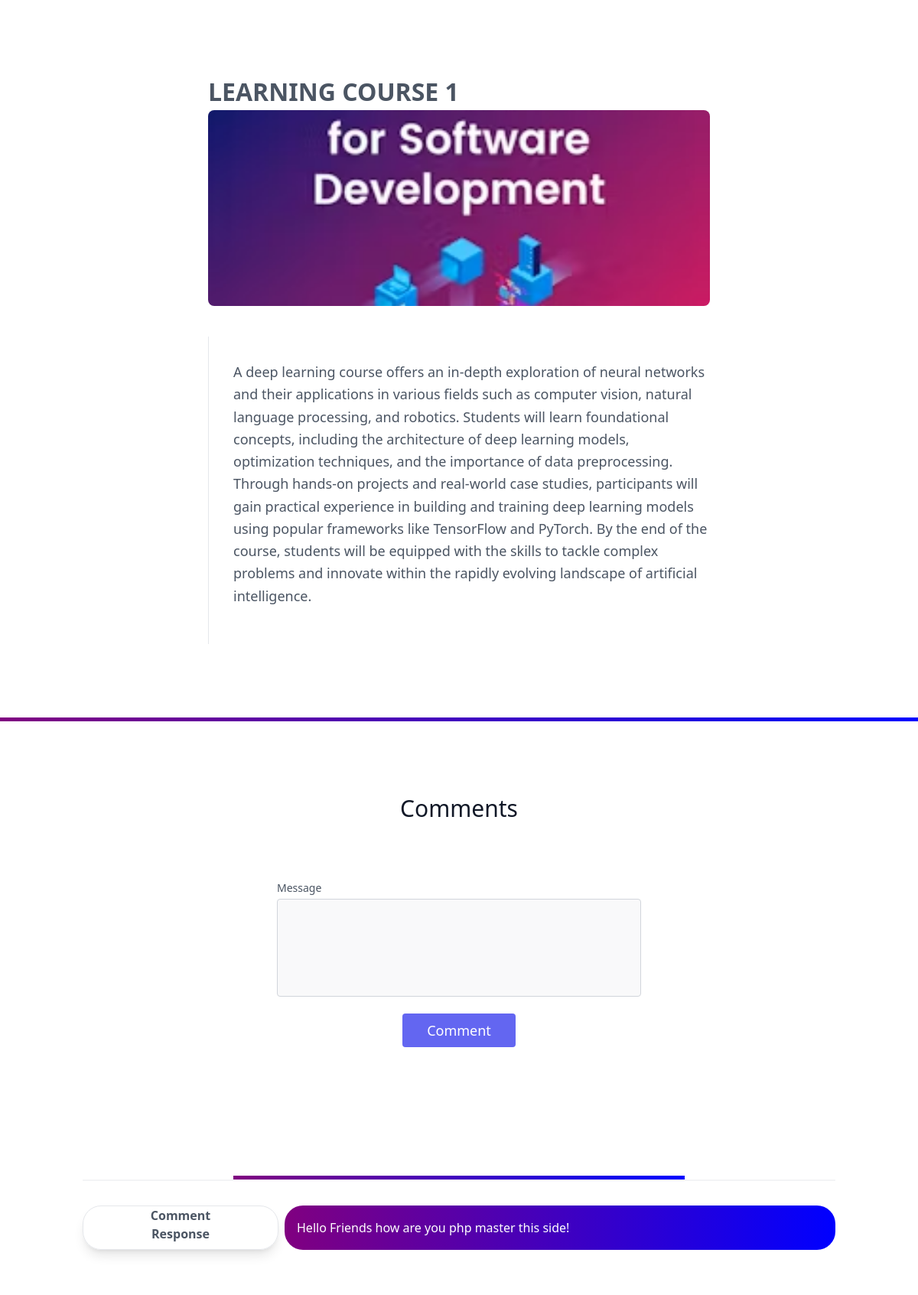
/blog?id=1, run on the app's committed database.
### tables this page shows
CREATE TABLE blogs (blog_id INTEGER, title TEXT, url TEXT, content TEXT);

CREATE TABLE comment (blog_id INTEGER, comment TEXT);

### framework/Controllers/Controllers.php (called while the page is built, shortened)
<?php
class Controllers extends Template{
    function blog($req){
        $db = new db($_ENV['SQLITE_DB_NAME']);
        $rows = $db->table('blogs')->where("blog_id","=",$req["id"])->get();
        $rowc = $db->table('comment')->where("blog_id","=",$req["id"])->get();
        return $this->view("blog",["blog"=>$rows[0],"comment"=>$rowc]);
    }
}

### framework/Router/Router.php (called while the page is built, shortened)
<?php
class Router extends utility
{
    protected $paths = ["GET" => [], "POST" => []];
    function add($method, $path, $handler)
    {
        switch ($method) {
            case "GET":
                $this->paths["GET"][$path] = $handler;
                break;
            case "POST":
                $this->paths["POST"][$path] = $handler;
                break;
        }
    }
    function active()
    {
        $url = $_SERVER["REQUEST_URI"];
        $method = $_SERVER["REQUEST_METHOD"];
        $url = parse_url($url);
        if ($this->path_exist($url['path'], $method)) {
            $handler = $this->paths[$method][$url['path']];
            if (is_array($handler)) {
                return (new $handler[0])->{$handler[1]}(array_merge($_REQUEST,$_FILES));
            } else {
                return $handler($_REQUEST);
            }
        } else {
            return (new Error())->InvalidRequest();
        }
    }
    function path_exist($url, $method)
    {
        return array_key_exists($url, $this->paths[$method]);
    }
}

### framework/DataBase/SQLite.php (called while the page is built, shortened)
<?php
class SQLite {
    private $pdo;
    private $table;
    private $whereClauses = [];
    private $queryParams = [];
    private $dbName;
    public function __construct($dbName=null) {
        if(!$this->createDatabase($dbName)){
        $this->dbName = $dbName.".sqlite";
    }
    }
    private function connect() {
        $dsn = "sqlite:" . __DIR__ . "/sqlite/" . $this->dbName;
        $this->pdo = new \PDO($dsn);
        $this->pdo->setAttribute(\PDO::ATTR_ERRMODE, \PDO::ERRMODE_EXCEPTION);
    }
    public function table($table) {
        $this->table = $table;
        return $this;
    }
    public function where($column, $operator, $value) {
        $this->whereClauses[] = "$column $operator ?";
        $this->queryParams[] = $value;
        return $this;
    }
    public function get() {
        $sql = "SELECT * FROM $this->table";
        if (!empty($this->whereClauses)) {
            $sql .= " WHERE " . implode(' AND ', $this->whereClauses);
        }
        $stmt = $this->pdo->prepare($sql);
        $stmt->execute($this->queryParams);
        return $stmt->fetchAll(\PDO::FETCH_ASSOC);
    }
    public function createDatabase($dbName) {
        $dbName .= ".sqlite";
        $newDbPath = __DIR__ . "/sqlite/" . $dbName;
        if (file_exists($newDbPath)) {
            return false;
        }
        $this->dbName = $dbName;
        return true;
    }
}

### framework/autoload.php (called while the page is built, shortened)
<?php
spl_autoload_register(function ($class){
    $file_path = __DIR__."/../".str_replace("\\","/",$class).".php";
});

### framework/cache/126ac9f6149081eb0e97c2e939eaad52.php (the view, shortened to what this page needs)
<!doctype html>
<html>
<head>
  <script src="https://cdn.tailwindcss.com"></script>
  <link rel="stylesheet" href=<?php $this->asset("style.css"); ?> >
</head>
<body>
<section class="text-gray-600 body-font">
  <div class="container px-5 py-24 mx-auto flex flex-col">
    <div class="lg:w-4/6 mx-auto">
        <h1 style="font-size:2rem;font-weight:bolder"><?php echo htmlspecialchars($blog['title'], ENT_QUOTES, "UTF-8"); ?></h1>
      <div class="rounded-lg h-64 overflow-hidden">
        <img alt="content" class="object-cover object-center h-full w-full" src="<?php echo htmlspecialchars($blog['url'], ENT_QUOTES, "UTF-8"); ?>">
      </div>
      <div class="flex flex-col sm:flex-row mt-10">
        <div class=" sm:pl-8  sm:py-8 sm:border-l border-gray-200 sm:border-t-0 border-t mt-4 pt-4 sm:mt-0 text-center sm:text-left">
          <p class="leading-relaxed text-lg mb-4"><?php echo htmlspecialchars($blog['content'], ENT_QUOTES, "UTF-8"); ?></p>
        </div>
      </div>
    </div>
  </div>
</section>
<div class="dividers"></div>
<section class="text-gray-600 body-font relative">
  <div class="container px-5 py-24 mx-auto">
    <div class="flex flex-col text-center w-full mb-12">
      <h1 class="sm:text-3xl text-2xl font-medium title-font mb-4 text-gray-900">Comments</h1>
    </div>
    <div class="lg:w-1/2 md:w-2/3 mx-auto">
        <form action="comment" method="get">
        <div class="p-2 w-full">
          <div class="relative">
            <label for="message" class="leading-7 text-sm text-gray-600">Message</label>
            <textarea id="message" name="message" class="w-full bg-gray-100 bg-opacity-50 rounded border border-gray-300 focus:border-indigo-500 focus:bg-white focus:ring-2 focus:ring-indigo-200 h-32 text-base outline-none text-gray-700 py-1 px-3 resize-none leading-6 transition-colors duration-200 ease-in-out"></textarea>
          </div>
        </div>
        <div class="p-2 w-full">
          <button class="flex mx-auto text-white bg-indigo-500 border-0 py-2 px-8 focus:outline-none hover:bg-indigo-600 rounded text-lg">Comment</button>
        </div>
        </div>
      </div></form>
</section>
<section class="text-gray-600 body-font overflow-hidden">
    <?php foreach($comment as $c): ?>
    <div class="container px-5 py-24 mx-auto">
        <div class="-my-8 divide-y-2 divide-gray-100">
            <div class="dividers" style="width:60%;margin:auto"></div>
            <div class="py-8 flex flex-wrap md:flex-nowrap">
                <div class="md:w-64 rounded-3xl md:mb-0  flex-shrink-0  flex border shadow-lg text-center me-2 flex-col  ">
                    <span class="font-semibold title-font text-grey-700">Comment</span>
                    <span class="font-semibold title-font text-grey-700">Response</span>
        </div>
        <div class="md:flex-grow divider  rounded-3xl">
          <p class="leading-relaxed"><?php echo htmlspecialchars($c["comment"], ENT_QUOTES, "UTF-8"); ?></p>
        </div>
      </div>
<?php endforeach; ?>
    </div>
  </div>
</section>
</body>
</html>

### public/style.css (style rules this page uses)
.dividers { height: 5px; background-image: linear-gradient(to right,purple,blue); width: 100%; }
.divider { background-image: linear-gradient(to right,purple,blue); color: white!important; padding: 1rem; }

### data on the page
blogs: title "LEARNING COURSE 1", url (picture), content "A deep learning course offers an in-depth exploration of neural networks and their applications in various fields such as computer vision, natural language processing, and robotics. Students will learn foundational concepts, including the architecture of deep learning models, optimization techniques, and the importance of data preprocessing. Through hands-on projects and real-world case studies, participants will gain practical experience in building and training deep learning models using popular frameworks like TensorFlow and PyTorch. By the end of the course, students will be equipped with the skills to tackle complex problems and innovate within the rapidly evolving landscape of…"
comment: comment "Hello Friends how are you php master this side!"
